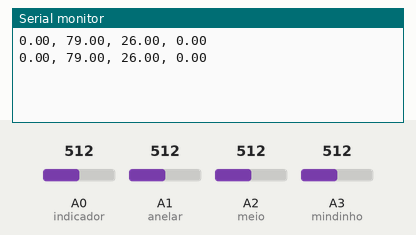
Recording of a program running on a simulated Arduino Uno, built with avr-gcc and run on an emulated ATmega328P. Shown: the last lines printed to the serial monitor. The test bench sets the inputs (shaded band); at power-on: A0 (indicador) = 512, A1 (anelar) = 512, A2 (meio) = 512, A3 (mindinho) = 512.

Above: at 1.3 s.
1.4 s: A0 (indicador) set to 716
At 1.9 s:
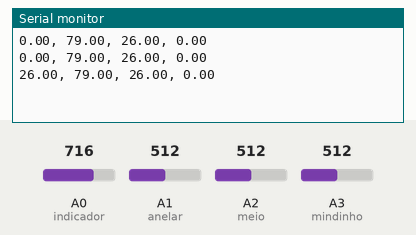
2.9 s: A1 (anelar) set to 716
At 3.4 s:
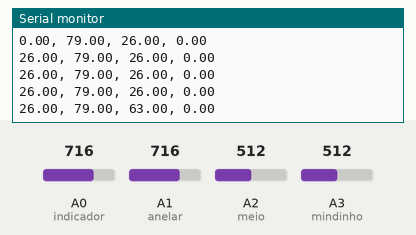
4.4 s: A2 (meio) set to 716
At 4.9 s:
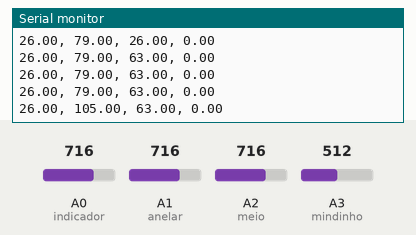
5.9 s: A3 (mindinho) set to 716
At 6.4 s:
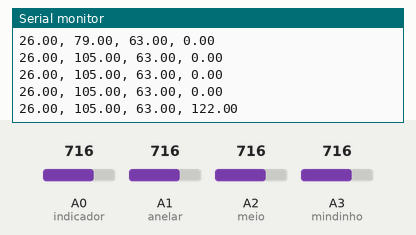
7.4 s: A0 (indicador) set to 992
At 8.0 s:
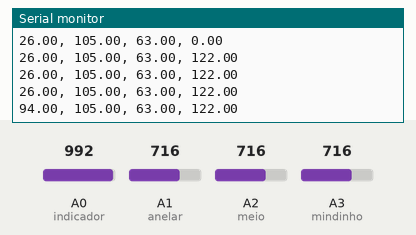
8.9 s: A1 (anelar) set to 992
At 9.5 s:
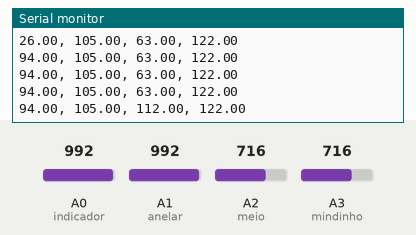
Timing chart, 0 to 11.4 s (numbered marks = the images above; inputs shaded):
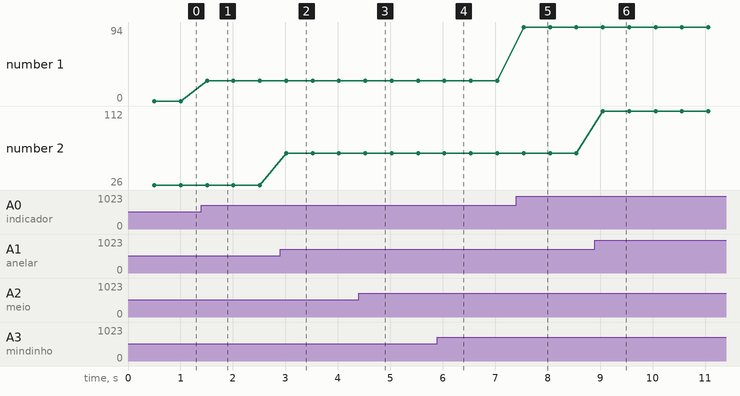

The program:

main.cpp
```cpp
#include <Arduino.h>

/* Potentiometer reading program */
// Constants

#define DELAY 500 // Delay between two measurements in ms
#define VIN 5 // V power voltage
#define R 10000 //ohm resistance value
// Parameters
const int indicador = A0;
const int anelar = A1;
const int meio = A2;
const int mindinho = A3;
const int botao = A4;// Pin connected to sensor
const int contador = 0;
//Variables
int sensorVal; // Analog value from the sensor
float voltage; //resistance value
float angIndicador;
float angMeio;
float angAnelar;
float angMindinho;
float mindmin;
float minmax;
float indmax;
float indmin;
float meiomax;
float meiomin;
float anelmin;
float anelmax;
float pinomin;
float pinomax;
float pino ;

float converte(void){

  angIndicador = constrain(analogRead(indicador),610,995);
  angMeio = constrain(analogRead(meio),241,600);
  angAnelar = constrain(analogRead(anelar),370,980);
  angMindinho = constrain(analogRead(mindinho),540,710);
  angIndicador = map(angIndicador,610,995,0,95);
  angMeio = map(angMeio,241,600,0,105);
  angAnelar = map(angAnelar,370,980,0,112.5);
  angMindinho = map(angMindinho,540,710,0,122.5);
 	Serial.print(angIndicador); // the analog reading
    Serial.print(", ");
 	Serial.print(angMeio);
    Serial.print(", ");
 	Serial.print(angAnelar);
    Serial.print(", ");
 	Serial.println(angMindinho);
}

void setup(void) {
 	Serial.begin(9600);
}
void loop(void) {


 	delay(DELAY);

    converte();
}
float sensor(int sensorPin){
 	sensorVal = analogRead(sensorPin);
  voltage = sensorVal * (VIN/1023);
 	return voltage;

}
```

Measured:
- after the input at 1.4 s, the serial monitor: prints a new line after 0.11 s (image 1)
- after the input at 2.9 s, the serial monitor: prints a new line after 0.12 s (image 2)
- after the input at 4.4 s, the serial monitor: prints a new line after 0.12 s (image 3)
- after the input at 5.9 s, the serial monitor: prints a new line after 0.13 s (image 4)
- after the input at 7.4 s, the serial monitor: prints a new line after 0.14 s (image 5)
- after the input at 8.9 s, the serial monitor: prints a new line after 0.15 s (image 6)
- plotted number 1: 26 → 94 after the input at 7.4 s
- plotted number 2: 26 → 63 after the input at 2.9 s, 63 → 112 after the input at 8.9 s
